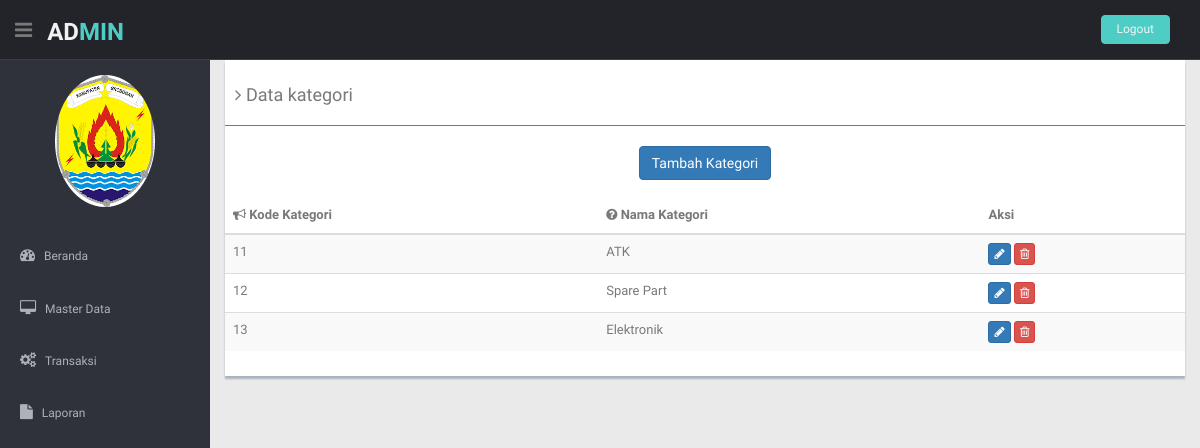
/Admin/beranda.php?hal=dataKategori, run on the app's committed database.
### tables this page shows
CREATE TABLE `tbkategori` (
  `kode_kategori` int(11) NOT NULL,
  `nama_kategori` varchar(20) NOT NULL
);

### Admin/dataKategori/dataKategori.php (the view, shortened to what this page needs)
<section id="main-content">
 <section class="wrapper">
<div class="row ">
          <div class="col-md-12">
            <div class="content-panel">
              <table class="table table-striped table-advance table-hover">
                <h4><i class="fa fa-angle-right"></i> Data kategori</h4>
                <hr>
                <div class="text-center">
                  <a href="?hal=tambahKategori" class="btn btn-primary"> Tambah Kategori </a>
                </div>
                <br>
                <thead>
                   <?php
                      include "../koneksi.php";
                      $query = mysqli_query($sambungin,"SELECT * FROM tbkategori");
                    ?>
                  <tr>
                    <th><i class="fa fa-bullhorn"></i> Kode Kategori</th>
                    <th class="hidden-phone"><i class="fa fa-question-circle"></i> Nama Kategori</th>
                    <th>Aksi</th>
                  </tr>
                </thead>
                <tbody>
                  <?php
                    while($data = mysqli_fetch_array($query)){
                  ?>
                    <td class="hidden-phone"><?php echo $data['kode_kategori'] ?></td>
                     <td class="hidden-phone"><?php echo $data['nama_kategori'] ?></td>
                    <td>
                      <a href="beranda.php?hal=ubahKategori&kode_kategori=<?php echo $data['kode_kategori'] ?>" class="btn btn-primary btn-xs"><i class="fa fa-pencil"></i></a>
                      <a href="dataKategori/hapusKategori.php?kode_kategori=<?php echo $data['kode_kategori'] ?>" class="btn btn-danger btn-xs" onclick="return confirm('Yakin Akan dihapus?')" ><i class="fa fa-trash-o "></i></a>
                    </td>
                    <?php
                }
              ?>
                </tbody>
              </table>
            </div>
          </div>
        </div>
</section>
</section>

### css/style.css (style rules this page uses)
body { color: #797979; background: #eaeaea; font-family: 'Ruda', sans-serif; padding: 0px !important; margin: 0px !important; font-size:13px; }
a, a:hover, a:focus { text-decoration: none; outline: none; }
hr { margin-top: 20px; margin-bottom: 20px; border: 0; border-top: 1px solid #797979; }
#main-content { margin-left: 210px; }
.wrapper { display: inline-block; margin-top: 60px; padding-left: 15px; padding-right: 15px; padding-bottom: 15px; padding-top: 0px; width: 100%; }
.content-panel { background: #ffffff; box-shadow: 0px 3px 2px #aab2bd; padding-top: 15px; padding-bottom: 5px; }
.content-panel h4 { margin-left: 10px; }

### data on the page
tbkategori: kode_kategori "11", nama_kategori "ATK"
tbkategori: kode_kategori "12", nama_kategori "Spare Part"
tbkategori: kode_kategori "13", nama_kategori "Elektronik"
